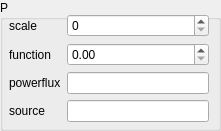
       <widget class="QGroupBox" name="groupBox_11">
        <property name="geometry">
         <rect>
          <x>620</x>
          <y>450</y>
          <width>221</width>
          <height>131</height>
         </rect>
        </property>
        <property name="title">
         <string>P</string>
        </property>
        <widget class="QWidget" name="formLayoutWidget_9">
         <property name="geometry">
          <rect>
           <x>9</x>
           <y>14</y>
           <width>200</width>
           <height>111</height>
          </rect>
         </property>
         <layout class="QFormLayout" name="formLayout_9">
          <property name="fieldGrowthPolicy">
           <enum>QFormLayout::AllNonFixedFieldsGrow</enum>
          </property>
          <item row="0" column="0">
           <widget class="QLabel" name="label_58">
            <property name="text">
             <string>scale</string>
            </property>
           </widget>
          </item>
          <item row="0" column="1">
           <widget class="QSpinBox" name="scale4Spin"/>
          </item>
          <item row="2" column="0">
           <widget class="QLabel" name="label_59">
            <property name="text">
             <string>function</string>
            </property>
           </widget>
          </item>
          <item row="2" column="1">
           <widget class="QDoubleSpinBox" name="functionDoubleSpin4">
            <property name="toolTip">
             <string>Initial constant pressure</string>
            </property>
            <property name="statusTip">
             <string/>
            </property>
           </widget>
          </item>
          <item row="3" column="0">
           <widget class="QLabel" name="label_60">
            <property name="text">
             <string>powerflux</string>
            </property>
           </widget>
          </item>
          <item row="4" column="0">
           <widget class="QLabel" name="label_61">
            <property name="text">
             <string>source</string>
            </property>
           </widget>
          </item>
          <item row="4" column="1">
           <widget class="QLineEdit" name="sourceLine">
            <property name="toolTip">
             <string>Input power as function of y</string>
            </property>
            <property name="statusTip">
             <string/>
            </property>
           </widget>
          </item>
          <item row="3" column="1">
           <widget class="QLineEdit" name="powerfluxLine">
            <property name="toolTip">
             <string>Input power flux in W/m^2</string>
            </property>
            <property name="statusTip">
             <string/>
            </property>
           </widget>
          </item>
         </layout>
        </widget>
       </widget>
